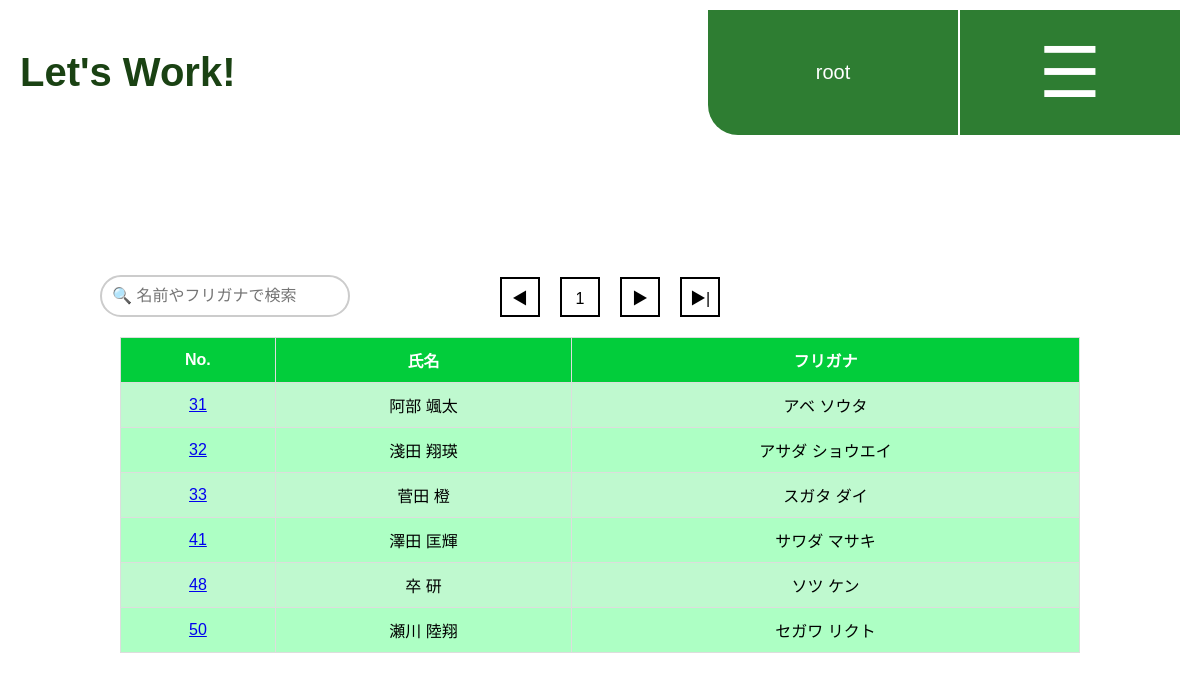
The app's page /letswork/employees/ (signed in) with its own data.
### account/models.py (models this page shows, shortened)
class Account_a(models.Model):
    class Meta:
        db_table = 'account_a'
    a_no = models.IntegerField(verbose_name='No.', primary_key=True)
    a_first = models.CharField(verbose_name='姓', max_length=50)
    a_last = models.CharField(verbose_name='名', max_length=50)
    a_pass = models.CharField(verbose_name='管理者パスワード', max_length=128)
    is_active = models.BooleanField(default=True) #追加
    is_staff = models.BooleanField(default=False)  # 追加
    is_superuser = models.BooleanField(default=False) #追加
    objects = AccountAManager()
    USERNAME_FIELD = 'a_no'

class Account_e(models.Model):
    class Meta:
        db_table = 'account_e'
    e_id = models.AutoField(verbose_name='従業員id', primary_key=True)
    e_first1 = models.CharField(verbose_name='姓', max_length=50)
    e_last1 = models.CharField(verbose_name='名', max_length=50)
    e_first2 = models.CharField(verbose_name='セイ', max_length=50)
    e_last2 = models.CharField(verbose_name='メイ', max_length=50)
    hour = models.IntegerField(verbose_name='時給')

### letswork/views.py (the view, shortened to what this page needs)
# urls.py: path('employees/', views.EmployeeListView.as_view(), name='employee_list'),  # 従業員一覧
class EmployeeListView(View):
    model = Account_e
    template_name = 'letswork/e_list.html'
    paginate_by = 10 #１ページ当たり10件表示
    def get(self, request, *args, **kwargs):
        search_query = request.GET.get('q','')
        employees = self.model.objects.all()
        paginator = Paginator(employees, self.paginate_by)
        page_number = request.GET.get('page')
        page_obj = paginator.get_page(page_number)
        account_admins = Account_a.objects.filter(is_active=True)
        context = {
            'page_obj': page_obj,
            'account_admins': request.user,
        }# Account_a のデータをコンテキストに追加
        return render(request, self.template_name, context)

### templates/letswork/e_list.html (shortened to what this page needs)
<!DOCTYPE html>
<html lang="ja">
<head>
    {% load static %}
    <link rel="stylesheet" href="{% static 'css/e_list.css' %}">
</head>
<body>
    <header>
        <h1>Let's Work!</h1>
        <div class="menu">
            <span class="admin">{{ account_admins.a_first }}{{account_admins.a_last }}</span>
            <div class="dropdown">
                <button class="menu-btn">☰</button>
            </div>
        </div>
    </header>
    <div class="search-container">
        <form method="get" action="{% url 'letswork:employee_list' %}">
            <input type="text" name="q" class="search-box" placeholder="🔍 名前やフリガナで検索" value="{{ search_query }}">
        </form>
    </div>
<div class="pagination">
    {% if page_obj.has_previous %}
        <a href="?page={{ page_obj.previous_page_number }}" class="box1">◀</a>
    {% else %}
        <div class="box1 disabled">◀</div>
    {% endif %}
    {% for num in page_obj.paginator.page_range %}
        {% if num == page_obj.number %}
            <div class="box2 current">{{ num }}</div>
        {% else %}
            <a href="?page={{ num }}" class="box2">{{ num }}</a>
        {% endif %}
    {% endfor %}
    {% if page_obj.has_next %}
        <a href="?page={{ page_obj.next_page_number }}" class="box1">▶</a>
    {% else %}
        <div class="box1 disabled">▶</div>
    {% endif %}
    {% if page_obj.has_next %}
        <a href="?page={{ page_obj.paginator.num_pages }}" class="box1">▶|</a>
    {% else %}
        <div class="box1 disabled">▶|</div>
    {% endif %}
</div>
    {% if page_obj %}
    <table class="employee-table">
        <thead>
            <tr>
                <th>No.</th>
                <th>氏名</th>
                <th>フリガナ</th>
            </tr>
        </thead>
        <tbody>
            {% for employee in page_obj %}
            <tr>
                <td><a href="{% url 'letswork:employee_detail' e_id=employee.e_id %}">{{ employee.e_id }}</a></td>
                <td>{{ employee.e_first1 }} {{ employee.e_last1 }}</td>
                <td>{{ employee.e_first2 }} {{ employee.e_last2 }}</td>
            </tr>
            {% empty %}
            <tr>
                <td colspan="3">該当する従業員が見つかりませんでした。</td>
            </tr>
            {% endfor %}
        </tbody>
    </table>
    {% else %}
    <p style="text-align: center; margin-top: 20px;">表示する従業員データがありません。</p>
    {% endif %}
</body>
</html>

### static/css/e_list.css (style rules this page uses)
* { margin: 0; padding: 0; box-sizing: border-box; }
body { font-family: Arial, sans-serif; }
header { display: flex; justify-content: space-between; align-items: center; color: #1A4213; padding: 10px 20px; }
header h1 { margin: 0; }
.menu { display: flex; align-items: center; }
.menu span { font-size: 150px; color: white; background-color: #2E7D32; border-radius: 0px 0px 0px 30px; width: 250px; height: 125px; display: flex; align-items: center; justify-content: center; margin-right: 1px; text-align: center; }
.dropdown { position: relative; }
.menu-btn { background-color: #2E7D32; color: white; border: none; font-size: 180px; width: 220px; height: 125px; cursor: pointer; }
header h1 { font-size: 40px; }
.menu span { font-size: 20px; background-color: #2E7D32; padding: 15px; border-radius: 0px 0px 0px 30px; color: white; }
.menu-btn { background-color: #2E7D32; color: white; border: none; font-size: 70px; margin-left: 1px; cursor: pointer; }
.search-container { text-align: center; margin-top: 130px; margin-bottom: -60px; }
.search-box { padding: 10px; border: 2px solid #ccc; border-radius: 50px; width: 250px; font-size: 16px; margin-right: 750px; }
.pagination { display: flex; justify-content: center; align-items: center; margin: 20px 0; }
.box1, .box2 { width: 40px; height: 40px; background-color: white; border: 2px solid black; text-align: center; line-height: 40px; margin-left: 20px; }
table { width: 80%; margin: 0 auto; border-collapse: collapse; }
th, td { padding: 10px; text-align: center; border: 1px solid #ddd; }
th { background-color: #02CD3B; color: white; }
tr:nth-child(odd) { background-color: #BFF9CF; }
tr:nth-child(even) { background-color: #ADFFC4; }

### records on screen
Account_a: a_first "ro", a_last "ot"
Account_e: e_id "31", e_first1 "阿部", e_last1 "颯太", e_first2 "アベ", e_last2 "ソウタ"
Account_e: e_id "32", e_first1 "淺田", e_last1 "翔瑛", e_first2 "アサダ", e_last2 "ショウエイ"
Account_e: e_id "33", e_first1 "菅田", e_last1 "橙", e_first2 "スガタ", e_last2 "ダイ"
Account_e: e_id "41", e_first1 "澤田", e_last1 "匡輝", e_first2 "サワダ", e_last2 "マサキ"
Account_e: e_id "48", e_first1 "卒", e_last1 "研", e_first2 "ソツ", e_last2 "ケン"
Account_e: e_id "50", e_first1 "瀬川", e_last1 "陸翔", e_first2 "セガワ", e_last2 "リクト"

### other values on screen
{{ num }} "1"
